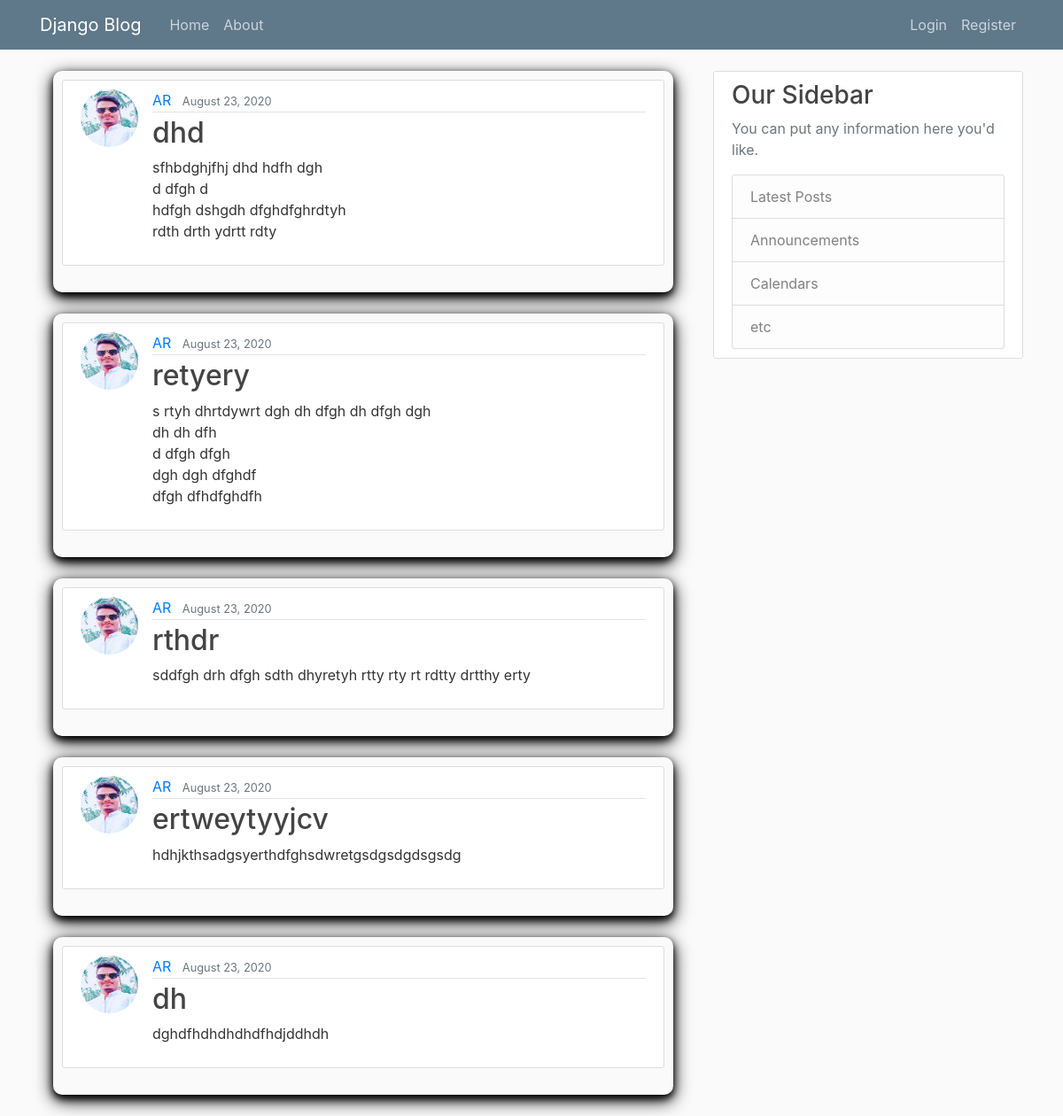
The page / on the database its author committed.
### blog/models.py (models this page shows, shortened)
class Post(models.Model):
    title = models.CharField(max_length=100)
    content = models.TextField()
    date_posted = models.DateTimeField(default=timezone.now)
    author = models.ForeignKey(User, on_delete=models.CASCADE)

### users/models.py (models this page shows, shortened)
class Profile(models.Model):
    user = models.OneToOneField(User, on_delete=models.CASCADE)
    image = models.ImageField(default='default.jpg', upload_to='profile_pics')

### blog/views.py (the view)
# urls.py: path('', PostListView.as_view(), name='blog-home'),
class PostListView(ListView):
    model = Post
    template_name = 'blog/home.html'
    context_object_name = 'posts'
    ordering = ['-date_posted']
    paginate_by = 5

### blog/templates/blog/home.html (shortened to what this page needs)
{% extends 'blog/base.html' %}
{% block content %}
    {% for post in posts %}
        <div class="container">
            <div class="d-flex justify-content-center h-100">
                <div class="user_card mb-4">
                    <article class="media content-section">
                        <img class="rounded-circle article-img" src="{{ post.author.profile.image.url }}" alt="">
                        <div class="media-body">
                            <div class="article-metadata">
                                <a class="mr-2" href="#">{{ post.author }}</a>
                                <small class="text-muted">{{ post.date_posted|date:"F d, Y" }}</small>
                            </div>
                            <h2><a class="article-title" href="{% url 'post-detail' post.id %}">{{ post.title }}</a></h2>
                            <p class="article-content">{{ post.content }}</p>
                        </div>
                    </article>
                </div>
            </div>
        </div>
    {% endfor %}
{% endblock content %}

### blog/static/blog/main.css (style rules this page uses)
body { background: #fafafa; color: #333333; margin-top: 5rem; }
h1, h2, h3, h4, h5, h6 { color: #444444; }
.content-section { background: #ffffff; padding: 10px 20px; border: 1px solid #dddddd; border-radius: 3px; margin-bottom: 20px; }
.article-title { color: #444444; }
.article-content { white-space: pre-line; }
.article-img { height: 65px; width: 65px; margin-right: 16px; }
.article-metadata { padding-bottom: 1px; margin-bottom: 4px; border-bottom: 1px solid #e3e3e3 }

### blog/templates/blog/base.html (style rules this page uses)
.user_card { width: 1000px; margin-top: auto; margin-bottom: auto; background: #fafafa; position: relative; display: flex; justify-content: center; flex-direction: column; padding: 10px; box-shadow: 0 4px 8px 0 rgb(0, 0, 0), 0 6px 20px 0 rgb(0, 0, 0); -webkit-box-shadow: 0 4px 8px 0 rgb(0, 0, 0), 0 6px 20px 0 rgb(0, 0, 0); -moz-box-shadow: 0 4px 8px 0 rgb(0, 0, 0), 0 6px 20px 0 rgb(0, 0, 0); border-radius: 10px; }

### rows shown on the page
Post: author.profile.image (picture), author "AR", date_posted "August 23, 2020", title "dhd", content "sfhbdghjfhj dhd hdfh dgh d dfgh d hdfgh dshgdh dfghdfghrdtyh rdth drth ydrtt rdty"
Post: author.profile.image (picture), author "AR", date_posted "August 23, 2020", title "retyery", content "s rtyh dhrtdywrt dgh dh dfgh dh dfgh dgh dh dh dfh d dfgh dfgh dgh dgh dfghdf dfgh dfhdfghdfh"
Post: author.profile.image (picture), author "AR", date_posted "August 23, 2020", title "rthdr", content "sddfgh drh dfgh sdth dhyretyh rtty rty rt rdtty drtthy erty"
Post: author.profile.image (picture), author "AR", date_posted "August 23, 2020", title "ertweytyyjcv", content "hdhjkthsadgsyerthdfghsdwretgsdgsdgdsgsdg"
Post: author.profile.image (picture), author "AR", date_posted "August 23, 2020", title "dh", content "dghdfhdhdhdhdfhdjddhdh"
